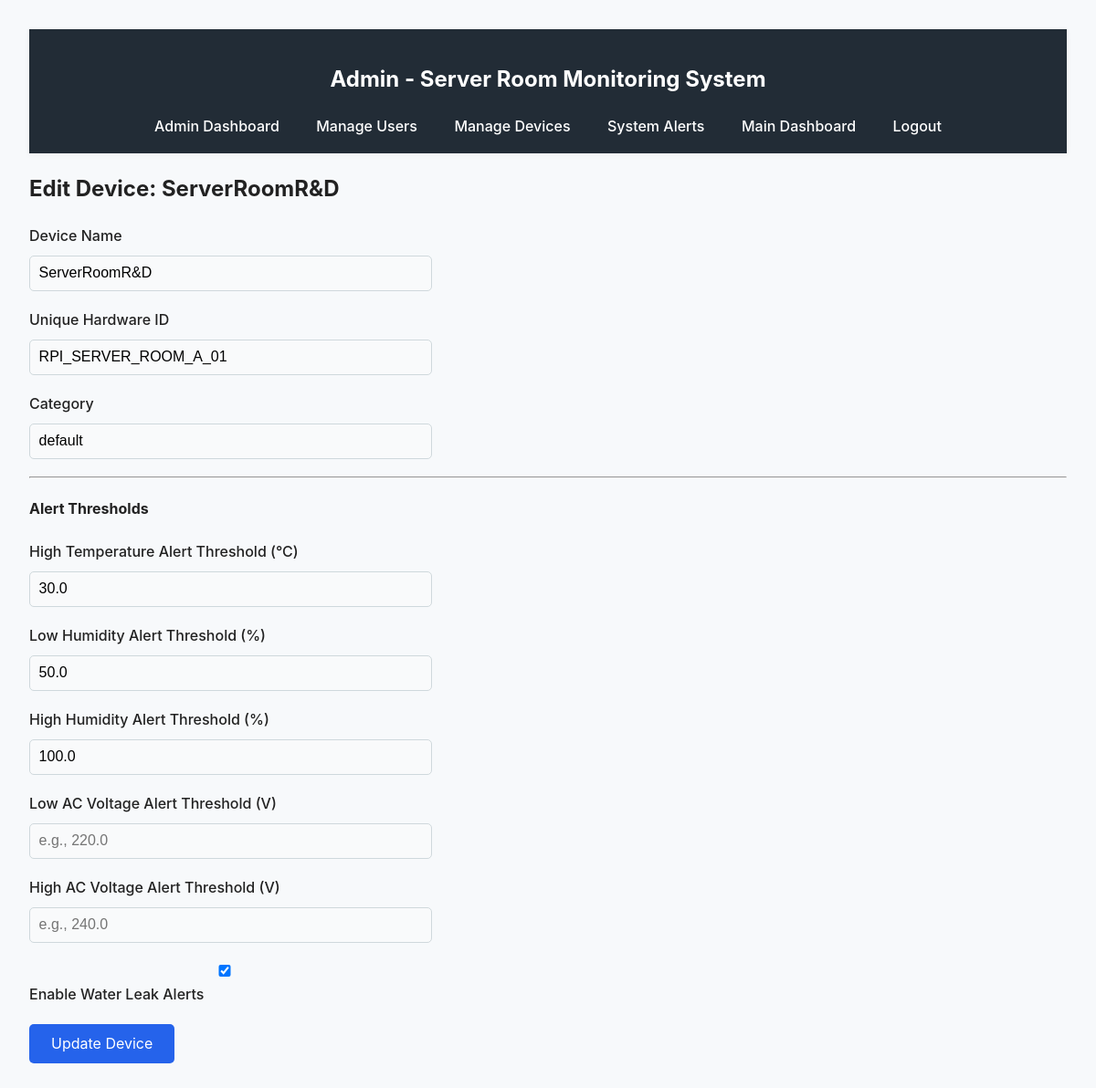
The app's page /admin/devices/edit/2 (signed in) with its own data.
### app/models.py (models this page shows, shortened)
class Device(db.Model):
    id = db.Column(db.Integer, primary_key=True)
    name = db.Column(db.String(120), nullable=False)
    unique_hardware_id = db.Column(db.String(120), unique=True, nullable=False)
    category = db.Column(db.String(120), default='default')
    temp_threshold_high = db.Column(db.Float)
    humidity_threshold_low = db.Column(db.Float)
    humidity_threshold_high = db.Column(db.Float)
    alert_on_water = db.Column(db.Boolean, default=True)
    voltage_threshold_low = db.Column(db.Float)
    voltage_threshold_high = db.Column(db.Float)
    temp_alert_status = db.Column(db.Boolean, default=False)
    humidity_alert_status = db.Column(db.Boolean, default=False)
    water_alert_status = db.Column(db.Boolean, default=False)
    voltage_alert_status = db.Column(db.Boolean, default=False)
    sensor_data = db.relationship('SensorData', backref='device', lazy='dynamic')
    alerts = db.relationship('AlertLog', backref='device', lazy='dynamic')

### app/admin.py (the view, shortened to what this page needs)
@bp.route('/devices/edit/<int:device_id>', methods=['GET', 'POST'])
@login_required
@admin_required
def edit_device(device_id):
    device_to_edit = Device.query.get_or_404(device_id)
    return render_template('admin/edit_device.html', device=device_to_edit)

### app/auth.py (called while the page is built)
def admin_required(f):
    @wraps(f)
    def decorated_function(*args, **kwargs):
        if not current_user.is_authenticated or current_user.role != 'admin':
            abort(403) # Forbidden
        return f(*args, **kwargs)
    return decorated_function

@login.user_loader
def load_user(id):
    return User.query.get(int(id))

### app/templates/admin/edit_device.html (shortened to what this page needs)
{% extends 'admin/layout.html' %}
{% block content %}
  <h2>Edit Device: {{ device.name }}</h2>
  <form method="post">
    <div class="form-group">
      <label for="name">Device Name</label>
      <input type="text" id="name" name="name" value="{{ device.name }}" required>
    </div>
    <div class="form-group">
      <label for="unique_hardware_id">Unique Hardware ID</label>
      <input type="text" id="unique_hardware_id" name="unique_hardware_id" value="{{ device.unique_hardware_id }}" required>
    </div>
    <div class="form-group">
      <label for="category">Category</label>
      <input type="text" id="category" name="category" value="{{ device.category or '' }}">
    </div>
    <hr>
    <h4>Alert Thresholds</h4>
    <div class="form-group">
      <label for="temp_threshold_high">High Temperature Alert Threshold (°C)</label>
      <input type="number" step="0.1" id="temp_threshold_high" name="temp_threshold_high" value="{{ device.temp_threshold_high or '' }}" placeholder="e.g., 28.5">
    </div>
    <div class="form-group">
      <label for="humidity_threshold_low">Low Humidity Alert Threshold (%)</label>
      <input type="number" step="0.1" id="humidity_threshold_low" name="humidity_threshold_low" value="{{ device.humidity_threshold_low or '' }}" placeholder="e.g., 30.0">
    </div>
    <div class="form-group">
      <label for="humidity_threshold_high">High Humidity Alert Threshold (%)</label>
      <input type="number" step="0.1" id="humidity_threshold_high" name="humidity_threshold_high" value="{{ device.humidity_threshold_high or '' }}" placeholder="e.g., 60.0">
    </div>
    <div class="form-group">
      <label for="voltage_threshold_low">Low AC Voltage Alert Threshold (V)</label>
      <input type="number" step="0.1" id="voltage_threshold_low" name="voltage_threshold_low" value="{{ device.voltage_threshold_low or '' }}" placeholder="e.g., 220.0">
    </div>
    <div class="form-group">
      <label for="voltage_threshold_high">High AC Voltage Alert Threshold (V)</label>
      <input type="number" step="0.1" id="voltage_threshold_high" name="voltage_threshold_high" value="{{ device.voltage_threshold_high or '' }}" placeholder="e.g., 240.0">
    </div>
    <div class="form-group checkbox-item">
      <input type="checkbox" id="alert_on_water" name="alert_on_water" {% if device.alert_on_water %}checked{% endif %}>
      <label for="alert_on_water">Enable Water Leak Alerts</label>
    </div>
    <button type="submit">Update Device</button>
  </form>
{% endblock %}

### app/static/style.css (style rules this page uses)
body { font-family: -apple-system, BlinkMacSystemFont, "Segoe UI", Roboto, "Helvetica Neue", Arial, sans-serif; line-height: 1.6; background-color: #f7f9fb; margin: 0; color: #222; }
.form-group { margin-bottom: 1.2rem; }
.form-group label { display: block; margin-bottom: 0.5rem; font-weight: 500; }
.form-group input, select { width: 100%; padding: 0.6rem; border: 1px solid #cfd8dc; border-radius: 5px; max-width: 420px; font-size: 1rem; background: #f9fafb; transition: border-color 0.2s; }
button, .button-primary, .button-edit, .button-delete { padding: 0.7rem 1.5rem; border: none; border-radius: 5px; cursor: pointer; font-family: inherit; font-size: 1rem; transition: background 0.2s, color 0.2s; }
button, .button-primary { background-color: #2563eb; color: white; text-decoration: none; }

### records on screen
Device: name "ServerRoomR&D", unique_hardware_id "RPI_SERVER_ROOM_A_01", category "default", temp_threshold_high "30.0", humidity_threshold_low "50.0", humidity_threshold_high "100.0", alert_on_water "☑"
